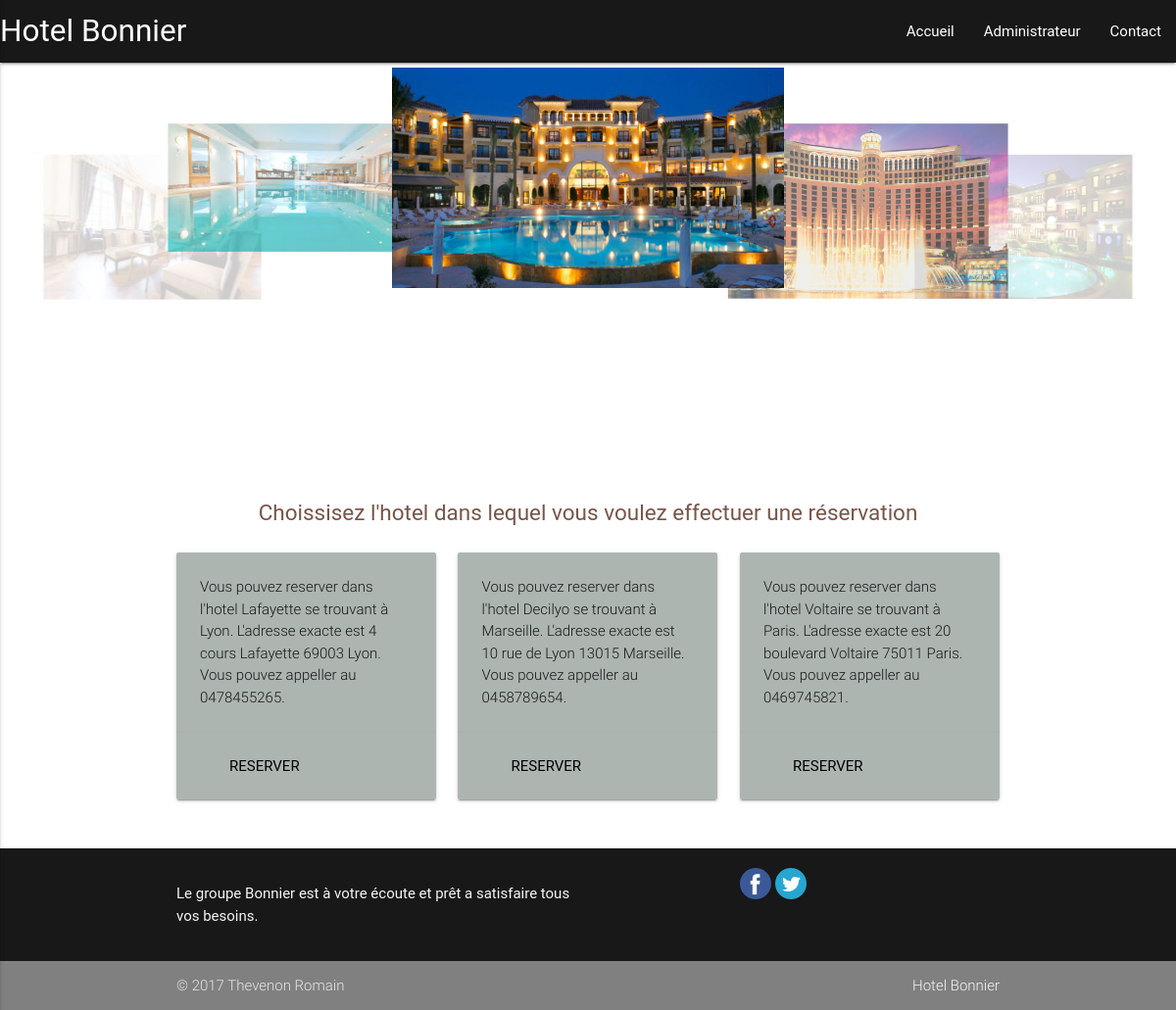
The page / on the database its author committed.
### tables this page shows
CREATE TABLE hotel(
        idHotel    int (11) Auto_increment  NOT NULL ,
        nom        Varchar (50) ,
        adresse    Varchar (255) ,
        codePostal Varchar (10) ,
        ville      Varchar (50) ,
        numTel     Varchar (10) ,
        PRIMARY KEY (idHotel )
);

### modele/modele.php (called while the page is built, shortened)
<?php
	function getHotels() {
		$bdd = getBdd();
		$hotels = $bdd->query('SELECT * FROM hotel');
		return $hotels;
	}
	function getBdd() {
		 $bdd = new PDO('mysql:host=localhost;dbname=test_projet;charset=utf8','root','',array(PDO::ATTR_ERRMODE => PDO::ERRMODE_EXCEPTION));
		return $bdd;
	}
?>

### vue/vueAccueil.php (the view, shortened to what this page needs)
<!DOCTYPE html>
<html>
	<head>
	    <link type="text/css" rel="stylesheet" href="css/materialize.css"  media="screen,projection"/>
	</head>
	<body>
		<header>
			<nav>
			    <div class="nav-wrapper">
			      <a href="index.php" class="brand-logo">Hotel Bonnier</a>
			      <ul class="right hide-on-med-and-down">
			        <li><a href="index.php">Accueil</a></li>
			        <li><a href="controleur/controleurAdminAccueil.php">Administrateur</a></li>
			        <li><a href="controleur/controleurContact.php">Contact</a></li>
			      </ul>
			    </div>
			</nav>
		</header>
		<div class="carousel">
				<a class="carousel-item" href="#two!"><img src="img/hotel.jpg"></a>
			    <a class="carousel-item" href="#two!"><img src="img/hotel1.jpg"></a>
			    <a class="carousel-item" href="#two!"><img src="img/hotel2.jpg"></a>
			    <a class="carousel-item" href="#two!"><img src="img/hotel5.jpg"></a>
			    <a class="carousel-item" href="#two!"><img src="img/hotel6.jpg"></a>
		</div>
		<div class="container">
		    <div class="section">
		    	<div class="row">
		    		<h2 class="center brown-text"> Choissisez l'hotel dans lequel vous voulez effectuer une réservation </h2>
		      		<?php while($donnees = $hotels->fetch()){ ?>
		        		<div class="col s12 m4">
		          			<div class="card horizontal">
		          			    <div class="card-stacked">
        					    	<div class="card-content">
										<p class="light"> <?php
											echo 'Vous pouvez reserver dans l\'hotel '.$donnees['nom'].' se trouvant à '.$donnees['ville'].'. L\'adresse exacte est '.$donnees['adresse'].' '.$donnees['codePostal'].' '.$donnees['ville'].'.<br/>Vous pouvez appeller au '.$donnees['numTel'].'.';
										?> </p>
									</div>
									<div class="card-action">
										<a class="waves-effect waves-teal btn-flat" href="controleur/controleurChoixHotelAccueil.php?id=<?php echo $donnees['idHotel']; ?>">Reserver</a>
									</div>
								</div>
				            </div>
		        		</div>
		     		<?php } ?>
		        </div>
		    </div>
		</div>
	        <footer class="page-footer">
	          <div class="container">
	            <div class="row">
	              <div class="col l6 s12">
	                <p class="grey-text text-lighten-4">Le groupe Bonnier est à votre écoute et prêt a satisfaire tous vos besoins.</p>
	              </div>
	              <div class="col l4 offset-l2 s12">
	                <a class="grey-text text-lighten-3" href="https://www.facebook.com/"><img src="img/facebook.png" alt="icone" /></a>
	                <a class="grey-text text-lighten-3" href="https://twitter.com/"><img src="img/twitter.png" alt="icone" /></a>
	              </div>
	            </div>
	          </div>
	          <div class="footer-copyright">
	            <div class="container">
	            © 2017 Thevenon Romain
	            <a class="grey-text text-lighten-4 right" href="#!">Hotel Bonnier</a>
	            </div>
	          </div>
	        </footer>
	</body>
</html>

### index.php (shortened to what this page needs)
<?php
	include(dirname(__FILE__).'/modele/modele.php');
	$hotels = getHotels();
	if(isset($hotels)){
		include(dirname(__FILE__).'/vue/vueAccueil.php');
	}
?>

### rows shown on the page
hotel: nom "Lafayette", ville "Lyon", adresse "4 cours Lafayette", codePostal "69003", numTel "0478455265"
hotel: nom "Decilyo", ville "Marseille", adresse "10 rue de Lyon", codePostal "13015", numTel "0458789654"
hotel: nom "Voltaire", ville "Paris", adresse "20 boulevard Voltaire", codePostal "75011", numTel "0469745821"
